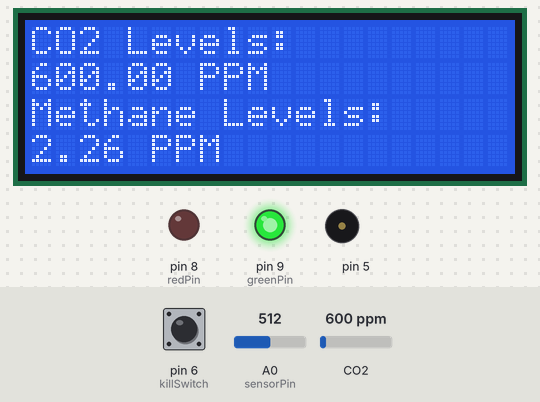
Bench run of a sketch on a simulated Arduino Uno, built with avr-gcc and run on an emulated ATmega328P. Parts: 20×4 character LCD, output pins drawn as LEDs (lit = HIGH), buzzer (waves = sounding). Inputs (shaded band) come from the test bench; at power-on: A0 (sensorPin) = 512, CO2 600 ppm, pin 6 (killSwitch) LOW.

Above: at 3.8 s.
3.9 s: A0 (sensorPin) set to 0
At 10.1 s:
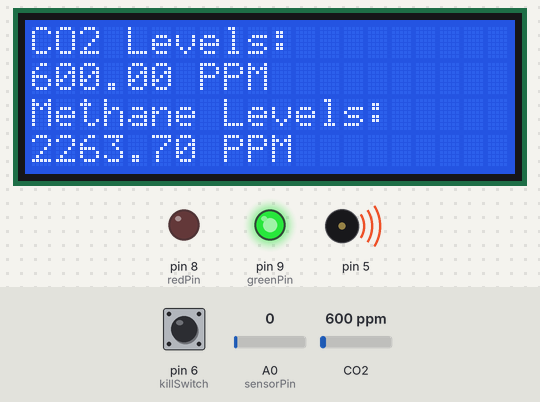
11.1 s: A0 (sensorPin) set to 18
At 13.9 s:
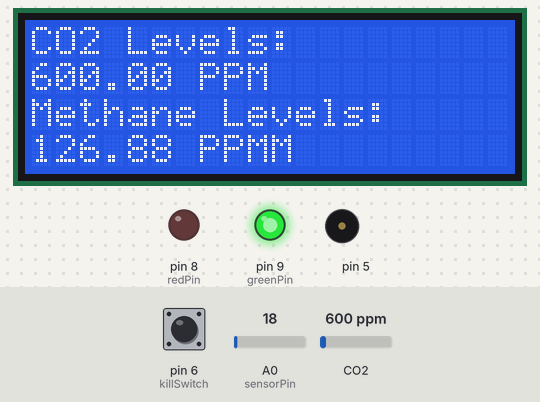
17.2 s: A0 (sensorPin) set to 25
At 18.8 s:
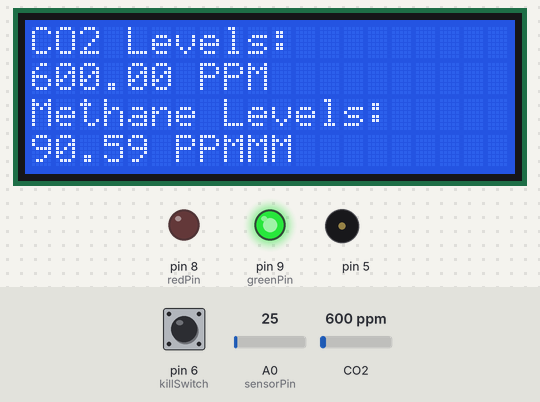
22.0 s: A0 (sensorPin) set to 178
At 23.7 s:
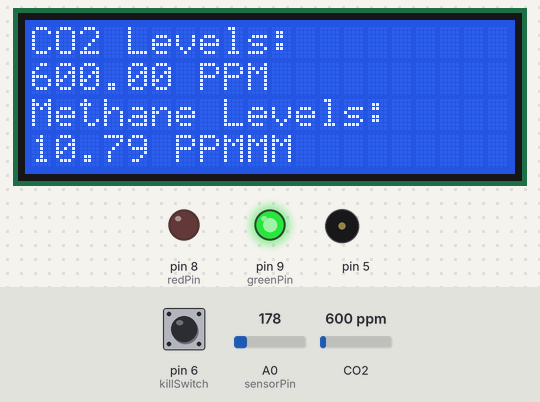
24.1 s: A0 (sensorPin) set to 200
At 28.6 s:
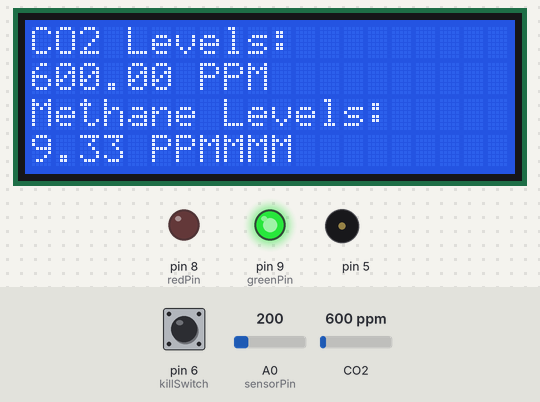
31.7 s: CO2 set to 452 ppm
At 34.3 s:
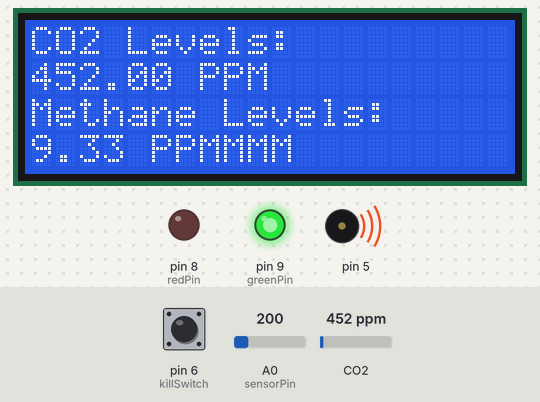
Timing chart, 0 to 34.5 s (numbered marks = the images above; inputs shaded):
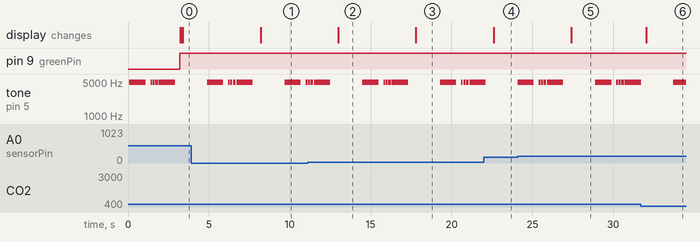

The sketch:

MethaneSensor.ino
```cpp
#include <Servo.h>
#include <Wire.h>
#include <LiquidCrystal_I2C.h>
#include "SparkFun_SCD30_Arduino_Library.h"
#include "pitches.h"
Servo shoulder;

LiquidCrystal_I2C lcd(0x27, 20, 4);
float sensorValue;
float sensorVolt;
float R0;
int killSwitch = 6; // not yet implemented
float RS_air;
int sensorPin= A0;
float CO2Val;
SCD30 carbonSensor;
int redPin = 8;
int greenPin = 9;
bool kill= 0;
bool reset= 0;


int melody[] = {
  NOTE_DS8
};
int noteDurations[] = {
  1
};


void triggerAlarm(){
  for(int i =0; i < 8; i++){
    int noteDuration = 1000 / noteDurations[i];
    tone(5, melody[0], noteDuration);
    int pause = noteDuration * 1.30;
    delay(pause);
    noTone(5);


  }


  }


void setup() {
  Serial.begin(9600);
  pinMode(redPin, OUTPUT);
  pinMode(killSwitch, INPUT);
  pinMode(greenPin, OUTPUT);
  sensorValue = analogRead(A0);
  carbonSensor.begin();
  lcd.begin();
  lcd.setCursor(0,0);
  lcd.print("CO2 Levels: ");
  lcd.setCursor(0,2);
  lcd.print("Methane Levels: ");
}

void loop() {
  triggerAlarm();
  // read the state of the pushbutton value:
  if(digitalRead(killSwitch)== 1){
    kill = true;
    }
  if(CO2Val < 5000 && R0 < 5000){
    digitalWrite(greenPin,HIGH);

    }
    else if(kill == false){
      digitalWrite(greenPin, LOW);
      digitalWrite(redPin, HIGH);
      triggerAlarm();
      }
     else {
      lcd.clear();
      lcd.print("Killswitch Activated");
      while(reset == false){
        lcd.setCursor(0,1);
        lcd.print("Click button to reset values");
        if(digitalRead(killSwitch) == true){
          reset = true;
          CO2Val = 0;
          R0 = 0;
          break;
          }

        }
      }


  if(carbonSensor.dataAvailable()){
    lcd.setCursor(0, 1);
    CO2Val = carbonSensor.getCO2();
    lcd.print(CO2Val);
    delay(100);
    lcd.print(" PPM");
  }

  for(int i =0; i < 500; i++){
    sensorValue += analogRead(A0);
    }
   sensorValue = sensorValue / 500;
   sensorVolt = sensorValue * (5.0 / 1023.0);
   RS_air = ((5.0 * 10.0) / sensorVolt) - 10.0;
   R0 = RS_air / 4.4;


  lcd.setCursor(0,3);
  lcd.print(R0);
  lcd.print(" PPM");
  delay(1500);
  kill = 0;
  reset = 0;

}
```

pitches.h
```cpp
/*************************************************
 * Public Constants
 *************************************************/

#define NOTE_B0  31
#define NOTE_C1  33
#define NOTE_CS1 35
#define NOTE_D1  37
#define NOTE_DS1 39
#define NOTE_E1  41
#define NOTE_F1  44
#define NOTE_FS1 46
#define NOTE_G1  49
#define NOTE_GS1 52
#define NOTE_A1  55
#define NOTE_AS1 58
#define NOTE_B1  62
#define NOTE_C2  65
#define NOTE_CS2 69
#define NOTE_D2  73
#define NOTE_DS2 78
#define NOTE_E2  82
#define NOTE_F2  87
#define NOTE_FS2 93
#define NOTE_G2  98
#define NOTE_GS2 104
#define NOTE_A2  110
#define NOTE_AS2 117
#define NOTE_B2  123
#define NOTE_C3  131
#define NOTE_CS3 139
#define NOTE_D3  147
#define NOTE_DS3 156
#define NOTE_E3  165
#define NOTE_F3  175
#define NOTE_FS3 185
#define NOTE_G3  196
#define NOTE_GS3 208
#define NOTE_A3  220
#define NOTE_AS3 233
#define NOTE_B3  247
#define NOTE_C4  262
#define NOTE_CS4 277
#define NOTE_D4  294
#define NOTE_DS4 311
#define NOTE_E4  330
#define NOTE_F4  349
#define NOTE_FS4 370
#define NOTE_G4  392
#define NOTE_GS4 415
#define NOTE_A4  440
#define NOTE_AS4 466
#define NOTE_B4  494
#define NOTE_C5  523
#define NOTE_CS5 554
#define NOTE_D5  587
#define NOTE_DS5 622
#define NOTE_E5  659
#define NOTE_F5  698
#define NOTE_FS5 740
#define NOTE_G5  784
#define NOTE_GS5 831
#define NOTE_A5  880
#define NOTE_AS5 932
#define NOTE_B5  988
#define NOTE_C6  1047
#define NOTE_CS6 1109
#define NOTE_D6  1175
#define NOTE_DS6 1245
#define NOTE_E6  1319
#define NOTE_F6  1397
#define NOTE_FS6 1480
#define NOTE_G6  1568
#define NOTE_GS6 1661
#define NOTE_A6  1760
#define NOTE_AS6 1865
#define NOTE_B6  1976
#define NOTE_C7  2093
#define NOTE_CS7 2217
#define NOTE_D7  2349
#define NOTE_DS7 2489
#define NOTE_E7  2637
#define NOTE_F7  2794
#define NOTE_FS7 2960
#define NOTE_G7  3136
#define NOTE_GS7 3322
#define NOTE_A7  3520
#define NOTE_AS7 3729
#define NOTE_B7  3951
#define NOTE_C8  4186
#define NOTE_CS8 4435
#define NOTE_D8  4699
#define NOTE_DS8 4978
```

Measured:
- the behaviour switches between 22 and 23 on A0 (sensorPin) (found by bisection; images 2 and 3)
- the behaviour switches between 189 and 190 on A0 (sensorPin) (found by bisection; images 4 and 5)
- after the input at 3.9 s, the display: changes after 4.3 s (image 1)
- after the input at 11.1 s, the display: changes after 1.9 s (image 2)
- after the input at 17.2 s, the display: changes after 0.60 s (image 3)
- after the input at 22.0 s, the display: changes after 0.60 s (image 4)
- after the input at 24.1 s, the display: changes after 3.3 s (image 5)
- after the input at 31.7 s, the display: changes after 0.33 s (image 6)
